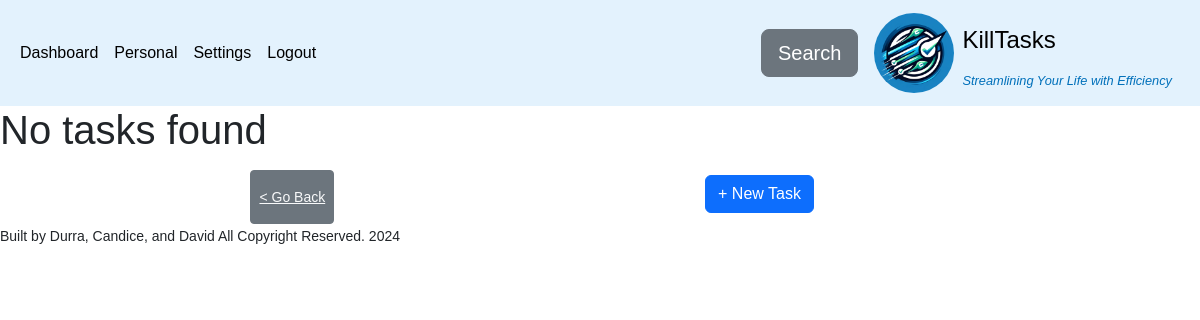
The page /private/personal.php (signed in) on the database as committed earlier.
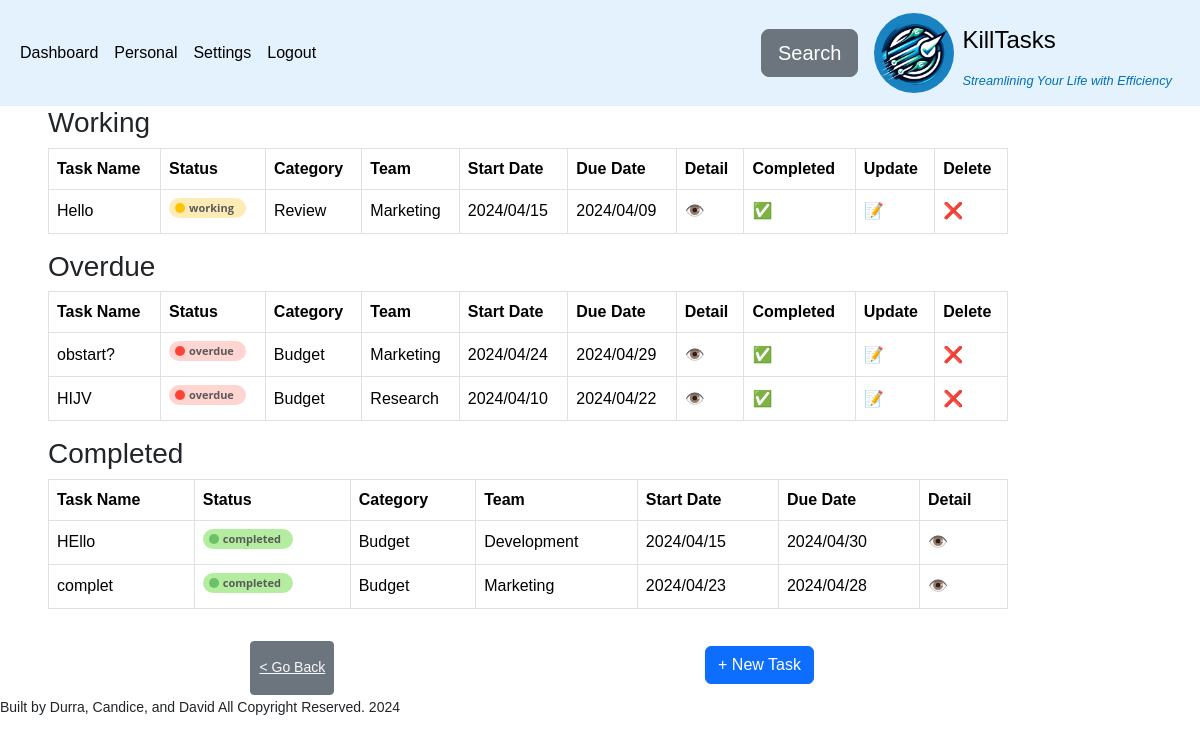
The same page on the database as committed later.
### tables this page shows
CREATE TABLE `task` (
  `task_id` int(11) NOT NULL,
  `task_name` varchar(255) DEFAULT NULL,
  `task_description` varchar(255) DEFAULT NULL,
  `user_email` varchar(50) NOT NULL,
  `category` varchar(50) NOT NULL,
  `status` varchar(50) NOT NULL DEFAULT 'working',
  `team` varchar(50) DEFAULT NULL,
  `created_at` timestamp NOT NULL DEFAULT current_timestamp(),
  `updated_at` datetime DEFAULT current_timestamp() ON UPDATE current_timestamp(),
  `start_date` timestamp NULL DEFAULT NULL,
  `due_date` timestamp NULL DEFAULT NULL,
  `deleted` tinyint(1) NOT NULL DEFAULT 0
);

### server/config/pdo.php (called while the page is built, shortened)
<?php
  class PdoDao {
    private PDO $pdo;
    private static string $DB_HOST = "localhost";
    private static string $DB_USER = "admin";
    private static string $DB_PASS = "admin";
    private static string $DB_NAME = "killtasks";
    private static string $DB_PORT = "3306";
    function __construct() {
      $dsn = "mysql:host=" . self::$DB_HOST . ";dbname=" . self::$DB_NAME . ";port=" . self::$DB_PORT;
      try {
        $this->pdo = new PDO($dsn, self::$DB_USER, self::$DB_PASS);
        $this->pdo->setAttribute(PDO::ATTR_ERRMODE, PDO::ERRMODE_EXCEPTION);
      } catch (PDOException $e) {
        echo "Connection failed: " . $e->getMessage();
      }
    }
    function get_pdo(): PDO {
      return $this->pdo;
    }
  }

### server/service/task.php (called while the page is built, shortened)
<?php
include_once("../server/model/task.php");
include_once("../server/config/pdo.php");
include_once("../server/utils/convertors.php");
class TaskService
{
  private PDO $conn;
  public function __construct(PdoDao $pdo = new PdoDao())
  {
    $this->conn = $pdo->get_pdo();
  }
  public function get_tasks(): array
  {
    try {
      $sql = "SELECT * FROM task t order by status desc , created_at";
      $statement = $this->conn->prepare($sql);
      $statement->execute();
      $result =  $statement->fetchAll(PDO::FETCH_ASSOC);
      if (!empty($result)) {
        return $result;
      }
    } catch (PDOException $e) {
      echo $e->getMessage();
    }
  }
  public function get_tasks_by_user(string $email)
  {
    try {
      $sql = "SELECT * FROM task t
             WHERE user_email = :user_email
             AND deleted IS FALSE
             ORDER BY status DESC, created_at;
             ";
      $stmt = $this->conn->prepare($sql);
      $stmt->bindParam(':user_email', $email, PDO::PARAM_STR);
      $stmt->execute();
      $result =  $stmt->fetchAll(PDO::FETCH_ASSOC);
      $tasks = [];
      if (!empty($result)) {
        foreach ($result as $row) {
          $task = new Task(
            $row['task_id'],
            $row['task_name'],
            $row['task_description'],
            $row['user_email'],
            $row['category'],
            $row['status'],
            $row['team'],
            $row['start_date'],
            $row['due_date'],
            $row['created_at'],
            $row['updated_at']
          );
          array_push($tasks, $task);
        }
        return $tasks;
      }
    } catch (PDOException $e) {
      echo $e->getMessage();
    }
  }
}

### server/model/task.php (called while the page is built, shortened)
<?php
class Task implements \JsonSerializable
{
  private ?int $task_id;
  private string $task_name;
  private string $category;
  private string $status;
  private string $team;
  private string $start_date;
  private string $due_date;
  function __construct(?int $task_id, string $task_name, string $task_description, string $user_email, string $category, string $status,  string $team, string $start_date, string $due_date, ?string $created_at = null, ?string $updated_at = null)
  {
    $this->task_id = $task_id;
    $this->task_name = $task_name;
    $this->status = strtolower($status);
    $this->category = strtolower($category);
    $this->team = strtolower( $team);
    $this->start_date = $start_date;
    $this->due_date = $due_date;
  }
  public function get_task_id(): int
  {
    return $this->task_id;
  }
  public function get_task_name(): string
  {
    return $this->task_name;
  }
  public function get_team(): string | null
  {
    return $this->team;
  }
  public function get_status(): string
  {
    return $this->status;
  }
  public function get_category(): string | null
  {
    return $this->category;
  }
  public function get_start_date(): string | null
  {
    return $this->start_date;
  }
  public function get_due_date(): string | null
  {
    return $this->due_date;
  }
}

### server/utils/convertors.php (called while the page is built, shortened)
<?php
function string_to_date(?string  $date, string $format = "c")
{
  return $date  ?  date($format, strtotime($date)) : "";
}

### partials/tasks.php (the view, shortened to what this page needs)
<?php
include_once("../server/service/task.php");
include_once("../server/config/pdo.php");
include_once("../server/utils/convertors.php");
include_once("../partials/badges.php");
include_once("../partials/back_btn.php");
$task_service = new TaskService();
$tasks =  $task_service->get_tasks_by_user($_SESSION['email']);
$groupByStatus = array();
if (isset($task) || empty($tasks)) {
  echo "<h1> No tasks found </h1>";
  return;
} else {
  foreach ($tasks as $key => $value) {
    $groupByStatus[$value->get_status()][] = $value;
  }
}
?>
<main class="table-responsive table_wrapper">
  <?php foreach ($groupByStatus as $status => $tasks) : ?>
    <table class="table table-bordered align-middle">
      <thead>
        <tr>
          <th scope="col">Task Name</th>
          <th scope="col">Status</th>
          <th scope="col">Category</th>
          <th scope="col">Team</th>
          <th scope="col">Start Date</th>
          <th scope="col">Due Date</th>
          <th scope="col"> Detail </th>
          <?php if ($status !== "completed") : ?>
            <th scope="col"> Completed</th>
            <th scope="col">Update</th>
            <th scope="col">Delete</th>
          <?php endif ?>
        </tr>
      </thead>
      <tbody>
        <h3> <?= ucwords($status) ?> </h3>
        <?php foreach ($tasks as $task) : ?>
          <tr>
            <td><?php echo $task->get_task_name() ?></td>
            <td><?= status_badge($task->get_status()) ?> </td>
            <td><?php echo ucwords($task->get_category())  ?? "" ?></td>
            <td><?php echo ucwords($task->get_team()) ?? "" ?></td>
            <td><?php echo string_to_date($task->get_start_date(), 'Y/m/d') ?? "" ?></td>
            <td><?php echo string_to_date($task->get_due_date(), "Y/m/d") ?? "" ?></td>
            <td> <a class="text-decoration-none" href=<?= "../private/task_view.php?task_id=" . $task->get_task_id() ; ?>> 👁️</a></td>
            <?php if ($status !== "completed") : ?>
              <td> <a class="text-decoration-none" href=<?= "../private/personal.php?task_id=" . $task->get_task_id() . "&method=completed"; ?>> ✅</a></td>
              <td> <a class="text-decoration-none" href=<?= "../private/task_update.php?task_id=" . $task->get_task_id(); ?>> 📝 </a></td>
              <td> <a class="text-decoration-none" href=<?= "../private/personal.php?task_id=" . $task->get_task_id() . "&method=delete"; ?>>❌</a></td>
            <?php endif ?>
          </tr>
        <?php endforeach; ?>
      </tbody>
    </table>
  <?php endforeach; ?>
</main>

### partials/header.php (shortened to what this page needs)
<?php
$uri = $_SERVER['REQUEST_URI'];
$is_login = str_contains(strtolower($uri), "login");
$is_register = str_contains(strtolower($uri), "register");
$email = $_SESSION['email'] ?? "";
$items = [
  'Dashboard' => '../private/dashboard.php',
  'Personal' => '../private/personal.php',
  'Settings' => '../private/settings.php',
  'Login' => '../auth/login.php',
  'Logout' => '../auth/logout.php'
];
if (isset($_SESSION['session_id'])) {
  unset($items['Login']);
} else {
  unset($items['Logout']);
}
?>
<!DOCTYPE html>
<html lang="en">
<head>
  <link rel="stylesheet" href="../public/style/global.css">
  <link href="https://cdn.jsdelivr.net/npm/bootstrap@5.3.3/dist/css/bootstrap.min.css" rel="stylesheet">
</head>
<body>
  <?php if (!$is_login  &&  !$is_register) : ?>
    <nav class="navbar navbar-expand-lg" style="background-color: #e3f2fd;">
      <div class="container-fluid">
        <div class="collapse navbar-collapse" id="navbarSupportedContent">
          <ul class="navbar-nav me-auto mb-2 mb-lg-0">
            <?php foreach ($items as $li => $link) : ?>
              <li class="nav-item">
                <a class="nav-link active" aria-current="page" href="<?= $li === "Setting" ? "$link?=user_email=$email" : $link ?>"><?php echo $li ?></a>
              </li>
            <?php endforeach; ?>
          </ul>
          <?php include("search.php") ?>
          <a class="navbar-brand d-flex gap-2 mx-3" href="../private/dashboard.php">
            <img id="logo" alt="killtasks logo" src="../assets/logo.jpg">
            <div class="align-self-end">
              <h4> KillTasks</h4>
              <small id="tag-line"><em>Streamlining Your Life with Efficiency</em></small>
            </div>
          </a>
        </div>
      </div>
    </nav>
  <?php endif ?>

### partials/search.php (shortened to what this page needs)
<?php
include_once("../server/service/task.php");
include_once("../server/utils/convertors.php");
$service = new TaskService();
$tasks = $service->get_tasks();
?>
<button class="btn btn-lg btn-secondary" id="show_search_dialog">Search </button>

### private/personal.php (shortened to what this page needs)
<?php include("../partials/header.php") ?>
<?php include("../partials/tasks.php") ?>
<div class="btn-wrapper">
  <?php echo back_btn("../private/dashboard.php"); ?>
  <?php include_once("../partials/create_dialog.php") ?>
</div>
<?php include("../partials/footer.php") ?>

### partials/back_btn.php
<?php
function back_btn(string $href = "../private/personal.php") {
  echo "<button  class='btn btn-secondary btn-sm' ><a  class=' link-light' href='$href'> < Go Back </a></button>";
}

### partials/create_dialog.php (shortened to what this page needs)
<?php
include_once("../server/utils/convertors.php");
?>
<div >
  <button class="btn btn-primary m-2" id="show_dialog_btn"> + New Task </button>
</div>

### partials/footer.php (shortened to what this page needs)
<footer>
  <small> Built by Durra, Candice, and David All Copyright Reserved. <?php echo date("Y") ?> </small>
</footer>
</body>
</html>

### partials/badges.php (shortened to what this page needs)
<?php
function status_badge($status)
{
  $color = "";
  switch (strtolower($status)) {
    case "working":
      $color = "warning";
      break;
    case "completed":
      $color = "success";
      break;
    case "overdue":
      $color = "danger";
      break;
  }
  return "<span class='bdg bdg-" . $color  . "'>" . $status . "</span>";
}

### public/style/global.css (style rules this page uses)
* { margin: 0; padding: 0; box-sizing: border-box; font-family: sans-serif; }
button { padding: 1.3rem 3rem; border-radius: 0.2rem; }
#logo { max-width: 5rem; height: auto; border-radius: 50%; }
#tag-line { margin: 0; font-size: 0.8rem; color: #0070ba; }
table { overflow-x: auto; width : 100%; }
tr { border-bottom: 1px solid #ddd; }
.btn-primary { background: #0070ba; color: white; border: none; }
.btn-secondary { background: #f0f0f0; color: #333; border: none; }
.bdg-success { background: #b4eda0; }
.bdg-success:before { background: #6bc167; }
.bdg-warning { background: #ffebb6; }
.bdg-warning:before { background: #ffc400; }
.bdg-danger { background: #ffd5d1; }
.bdg-danger:before { background: #ff4436; }
.m-2 { margin: 1.5rem; }

### public/style/task.css (style rules this page uses)
.tasks_table, thead, td, tr, th { margin: 2rem; padding: 1rem; border-collapse: collapse; border: 1px solid #ccc; border-radius: 3px; }

### public/style/dialog.css (style rules this page uses)
#show_dialog_btn { margin-right: 10%; position: relative; left: 90%; bottom: 5%; }

### public/style/personal.css (style rules this page uses)
.table_wrapper { margin-left: 3rem; margin-right: 3rem; }
.btn-wrapper { display: flex; width: 80vw; justify-content: space-evenly; margin-top: 1rem; }
@media (min-width: 768px) { .table_wrapper { margin-left: 3rem; margin-right: 3rem; width: 80vw; } }

Rows that differ between the two databases and show on the page:
added task: task_name "Hello", status "working", category "Review", team "Marketing", start_date "2024/04/15", due_date "2024/04/09", shown under "Working"
added task: task_name "obstart?", status "overdue", category "Budget", team "Marketing", start_date "2024/04/24", due_date "2024/04/29", shown under "Overdue"
added task: task_name "HIJV", status "overdue", category "Budget", team "Research", start_date "2024/04/10", due_date "2024/04/22", shown under "Overdue"
added task: task_name "HEllo", status "completed", category "Budget", team "Development", start_date "2024/04/15", due_date "2024/04/30", shown under "Completed"
added task: task_name "complet", status "completed", category "Budget", team "Marketing", start_date "2024/04/23", due_date "2024/04/28", shown under "Completed"
Other text that changed with them:
new list line: "Task Name Status Category Team Start Date Due Date Detail Completed Update Delete Working"
new list line: "Task Name Status Category Team Start Date Due Date Detail Completed Update Delete Overdue"
new list line: "Task Name Status Category Team Start Date Due Date Detail Completed"
text no longer shown: "No tasks found"
